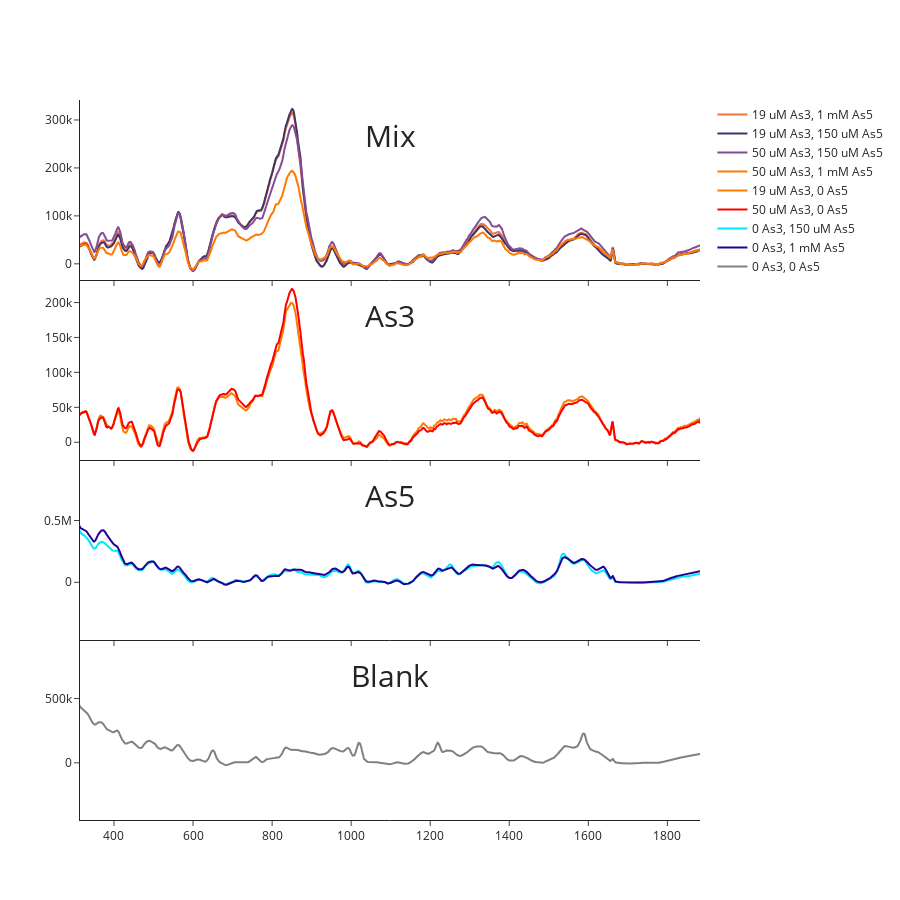

The notebook cell this image was saved under:
### Code cell
#testing
reload(spectral)


spec=spectral.Spectral(ys,x,namedic,set_dic,color_dict=color_dic,
                       subplot_height=100)
spec.trunc_before_x=314


spec.set_plot(move_y_title=0.08)

### Figure 1 — Plotly figure (JSON) as saved in the notebook; plotly's stock layout.template omitted (floating-point values rounded to 4 significant figures; data arrays with more than 128 entries replaced by an {"elided": "..."} marker saying what was removed)
{"data": [{"line": {"color": "#ed733f"}, "name": "19 uM As3, 1 mM As5", "type": "scatter", "x": {"elided": "1294 float values"}, "xaxis": "x", "y": {"elided": "1294 float values"}, "yaxis": "y"}, {"line": {"color": "#433466"}, "name": "19 uM As3, 150 uM As5", "type": "scatter", "x": {"elided": "1294 float values"}, "xaxis": "x", "y": {"elided": "1294 float values"}, "yaxis": "y"}, {"line": {"color": "#824c96"}, "name": "50 uM As3, 150 uM As5", "type": "scatter", "x": {"elided": "1294 float values"}, "xaxis": "x", "y": {"elided": "1294 float values"}, "yaxis": "y"}, {"line": {"color": "#ff7a00"}, "name": "50 uM As3, 1 mM As5", "type": "scatter", "x": {"elided": "1294 float values"}, "xaxis": "x", "y": {"elided": "1294 float values"}, "yaxis": "y"}, {"line": {"color": "#ff7a00"}, "name": "19 uM As3, 0 As5", "type": "scatter", "x": {"elided": "1294 float values"}, "xaxis": "x2", "y": {"elided": "1294 float values"}, "yaxis": "y2"}, {"line": {"color": "#ff0000"}, "name": "50 uM As3, 0 As5", "type": "scatter", "x": {"elided": "1294 float values"}, "xaxis": "x2", "y": {"elided": "1294 float values"}, "yaxis": "y2"}, {"line": {"color": "#00eaff"}, "name": "0 As3, 150 uM As5", "type": "scatter", "x": {"elided": "1294 float values"}, "xaxis": "x3", "y": {"elided": "1294 float values"}, "yaxis": "y3"}, {"line": {"color": "#250094"}, "name": "0 As3, 1 mM As5", "type": "scatter", "x": {"elided": "1294 float values"}, "xaxis": "x3", "y": {"elided": "1294 float values"}, "yaxis": "y3"}, {"line": {"color": "grey"}, "name": "0 As3, 0 As5", "type": "scatter", "x": {"elided": "1294 float values"}, "xaxis": "x4", "y": {"elided": "1294 float values"}, "yaxis": "y4"}], "layout": {"annotations": [{"font": {"size": 30}, "showarrow": false, "text": "Mix", "x": 0.5, "xanchor": "center", "xref": "paper", "y": 0.92, "yanchor": "bottom", "yref": "paper"}, {"font": {"size": 30}, "showarrow": false, "text": "As3", "x": 0.5, "xanchor": "center", "xref": "paper", "y": 0.67, "yanchor": "bottom", "yref": "paper"}, {"font": {"size": 30}, "showarrow": false, "text": "As5", "x": 0.5, "xanchor": "center", "xref": "paper", "y": 0.42, "yanchor": "bottom", "yref": "paper"}, {"font": {"size": 30}, "showarrow": false, "text": "Blank", "x": 0.5, "xanchor": "center", "xref": "paper", "y": 0.17, "yanchor": "bottom", "yref": "paper"}], "height": 900, "xaxis": {"anchor": "y", "domain": [0, 1], "matches": "x4", "range": [314, 1882.0], "showticklabels": false}, "xaxis2": {"anchor": "y2", "domain": [0, 1], "matches": "x4", "range": [314, 1882.0], "showticklabels": false}, "xaxis3": {"anchor": "y3", "domain": [0, 1], "matches": "x4", "range": [314, 1882.0], "showticklabels": false}, "xaxis4": {"anchor": "y4", "domain": [0, 1], "range": [314, 1882.0]}, "yaxis": {"anchor": "x", "domain": [0.75, 1]}, "yaxis2": {"anchor": "x2", "domain": [0.5, 0.75]}, "yaxis3": {"anchor": "x3", "domain": [0.25, 0.5]}, "yaxis4": {"anchor": "x4", "domain": [0, 0.25]}}}
